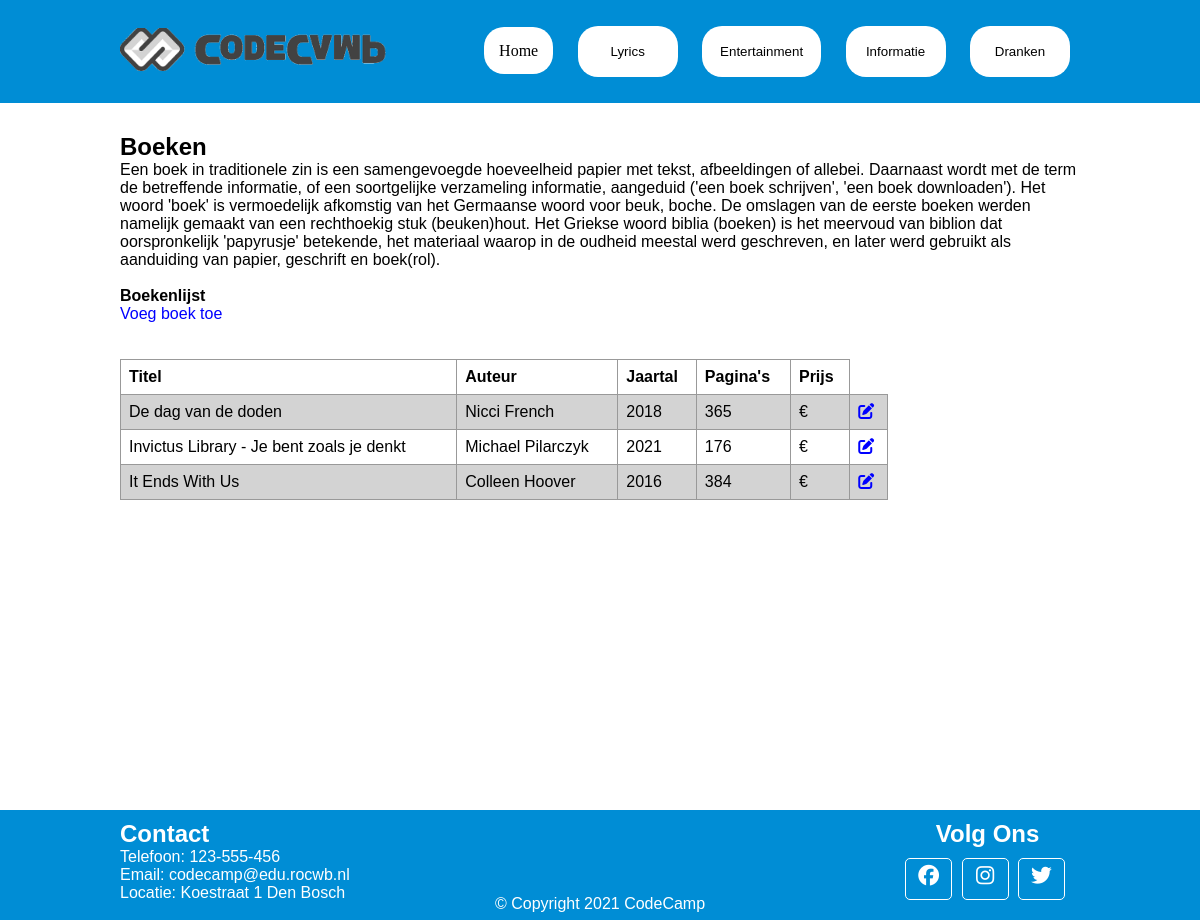
The page /admin/boeken.php on the database as committed earlier.
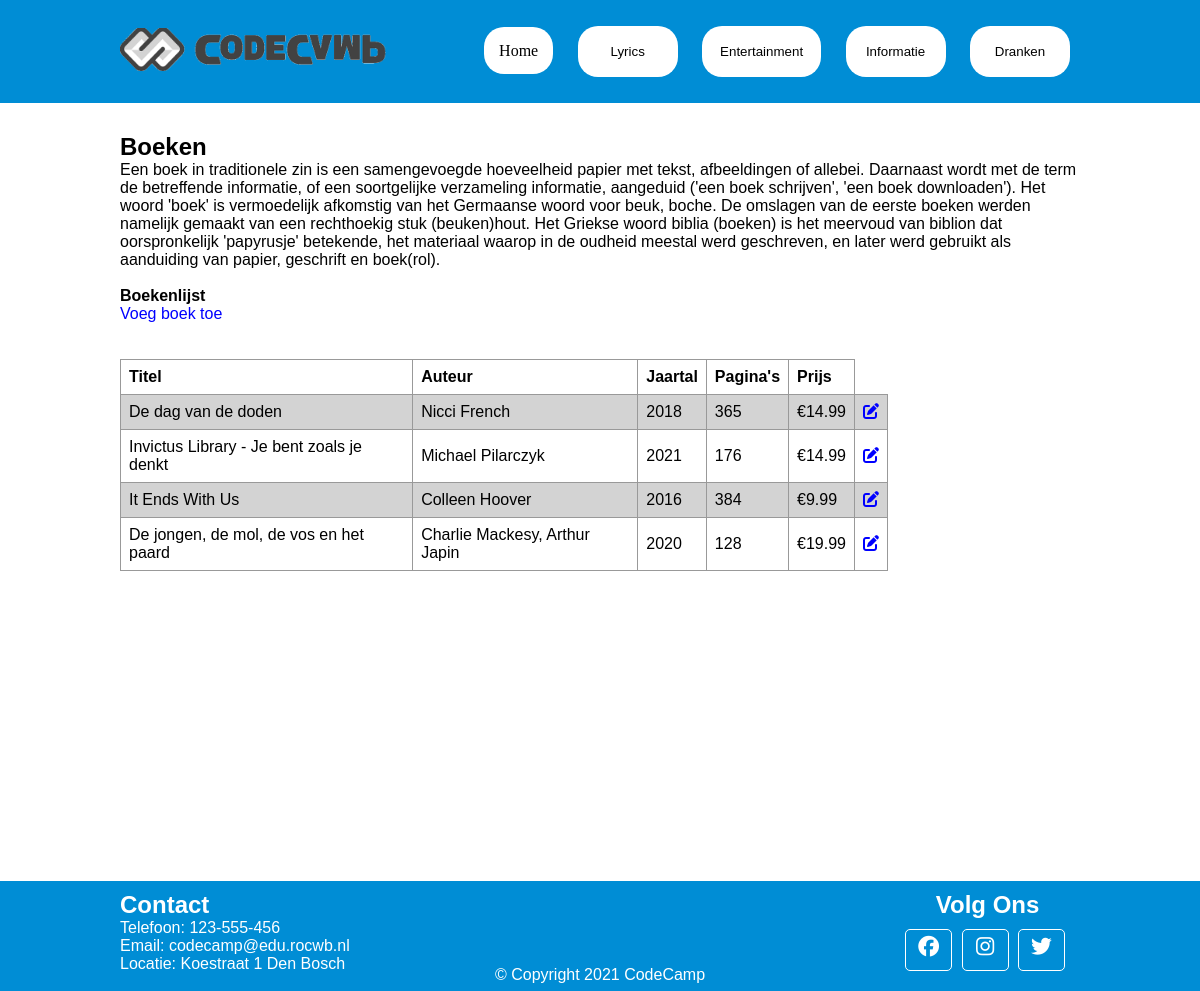
The same page on the database as committed later.
### tables this page shows
CREATE TABLE `boeken` (
  `id` int(11) UNSIGNED NOT NULL,
  `titel` varchar(50) NOT NULL,
  `auteur` varchar(50) NOT NULL,
  `jaartal` int(11) NOT NULL DEFAULT '0',
  `pagina` int(11) NOT NULL DEFAULT '0',
  `prijs` decimal(8,2) NOT NULL
);

### admin/boeken.php (the view, shortened to what this page needs)
<!DOCTYPE html>
<html lang="en">
    <head>
        <link rel="stylesheet" href="../../css/main.css">
    </head>
    <body>
        <?php include "../header.php" ?>
        <div class="content padding">
            <div class="container">
                <h2>Boeken</h2>
                <p>
                    Een boek in traditionele zin is een samengevoegde hoeveelheid papier met tekst, afbeeldingen of
                    allebei. Daarnaast wordt met de term de betreffende informatie, of een soortgelijke verzameling
                    informatie, aangeduid ('een boek schrijven', 'een boek downloaden').
                    Het woord 'boek' is vermoedelijk afkomstig van het Germaanse woord voor beuk, boche. De omslagen van
                    de eerste boeken werden namelijk gemaakt van een rechthoekig stuk (beuken)hout. Het Griekse woord
                    biblia (boeken) is het meervoud van biblion dat oorspronkelijk 'papyrusje' betekende, het materiaal
                    waarop in de oudheid meestal werd geschreven, en later werd gebruikt als aanduiding van papier,
                    geschrift en boek(rol).
                </p>
                <p><br></p>
                <h4>Boekenlijst</h4>
                <div class="bookStart">
                    <a href="<?php echo $base_url ?>/tasks/create.php">Voeg boek toe</a>
                </div>
                <p><br></p>
                <?php
                    require_once '../backend/conn.php';
                    $query = "SELECT * FROM boeken";
                    $statement = $conn->prepare($query);
                    $statement->execute();
                    $boeken = $statement->fetchAll(PDO::FETCH_ASSOC);
                ?>
                <p><br></p>
                <table>
                    <tr>
                        <th>Titel</th>
                        <th>Auteur</th>
                        <th>Jaartal</th>
                        <th>Pagina's</th>
                        <th>Prijs</th>
                    </tr>
                    <?php foreach($boeken as $boek): ?>
                        <tr>
                            <td><?php echo $boek['titel']; ?></td>
                            <td><?php echo $boek['auteur']; ?></td>
                            <td><?php echo $boek['jaartal']; ?></td>
                            <td><?php echo $boek['pagina']; ?></td>
                            <td>€<?php echo $boek['prijs']; ?></td>
                            <td><a href="<?php echo $base_url ?>/tasks/edit.php?id=<?php echo $boek['id']; ?>"><i class="fas fa-edit"></i></i></a></td>
                        </tr>
                    <?php endforeach; ?>
                </table>
            </div>
        </div>
        <?php include "../footer.php" ?>
    </body>
</html>

### header.php (shortened to what this page needs)
<header>
    <div class="container">
        <div class="menu">
            <a href="<?php echo $base_url; ?>/index.php"><img src="<?php echo $base_url; ?>/img/logo2.png" alt="CodeCamp logo"></a>
            <div class="splitPicture">
                <div class="dropdown">
                    <a id="HeaderHome" href="<?php echo $base_url; ?>">Home</a>
                </div>
                <div class="dropdown">
                    <div class="breedteHeader">
                        <button class="dropbtn">Lyrics</button>
                    </div>
                </div>
                <div class="dropdown">
                    <div class="breedteHeader">
                        <button class="dropbtn">Entertainment</button>
                    </div>
                </div>
                <div class="dropdown">
                    <div class="breedteHeader">
                        <button class="dropbtn">Informatie</button>
                    </div>
                </div>
                <div class="dropdown">
                    <div class="breedteHeader">
                        <button class="dropbtn">Dranken</button>
                    </div>
                </div>
            </div>
        </div>
    </div>
</header>

### footer.php
<footer>
    <div class="container flex">
        <div class="left">
            <h2>Contact</h2>
            <ul>
                <p>Telefoon: 123-555-456</p>
                <p>Email: codecamp@edu.rocwb.nl</p>
                <p>Locatie: Koestraat 1 Den Bosch</p>
            </ul>
        </div>
        <div class="right">
            <h2>Volg Ons</h2>
            <div class="links">
                <a href="#"><i class="fab fa-facebook"></i></a>
                <a href="#"><i class="fab fa-instagram"></i></a>
                <a href="#"><i class="fab fa-twitter"></i></a>
            </div>
        </div>
    </div>
    <div class="midden-copyright">
        <p>&copy Copyright 2021 CodeCamp</p>
    </div>
</footer>

### css/main.css (style rules this page uses)
:root { --red: #cc0000; --green: #9cd9a8; --blue: #4682b4; --brown: #b97d4b; --headFoot: #008dd5; --hoverColor: lightgray; --yellow: yellow; --purple: purple; --lightgray: #e4e4e4; --white: white; --black: black; }
* { font-family: verdana, Arial, Helvetica, sans-serif; text-decoration: none; margin: 0; padding: 0; }
.container, .contBody { margin: 0 auto; width: 960px; }
.container a { text-decoration: none; color: blue; }
.content { padding-top: 30px; }
.padding { padding-bottom: 400px; }
.flex { display: flex; justify-content: space-between; }
table { width: 80%; border-collapse: collapse; border-radius: 5px; }
tr:nth-child(even) { background-color: lightgray; }
.padding { padding-bottom: 35%; }
td, th { border: 1px solid #999; padding: 0.5rem; text-align: left; }
header { margin: 0; padding: 20px 0; background-color: var(--headFoot); }
header img { max-width: 270px; }
.menu { display: flex; justify-content: space-between; align-items: center; padding-top: 6px; padding-bottom: 6px; }
.splitPicture a { color: black; font-family: verdana; margin: 0px 10px; }
.breedteHeader { display: flex; justify-content: center; }
.dropbtn { color: black; margin: 0px 10px; padding: 18px 18px; border-radius: 20px; background-color: white; border: none; min-width: 100px; }
#HeaderHome { color: black; margin: 0px 10px; padding: 15px 15px; border-radius: 20px; background-color: white; border: none; min-width: 100px; }
.dropdown { position: relative; display: inline-block; }
footer { position: fixed; bottom: 0; width: 100%; background-color: var(--headFoot); padding-top: 10px; padding-bottom: 10px; }
footer .container p, footer .container h2 { margin: 0; color: white; }
.right h2 { text-align: center; }
.links { padding: 10px; }
.links a { border: 1px solid white; width: 45px; height: 35px; padding-top: 5px; margin-right: 5px; text-align: center; display: inline-block; font-size: 1.3em; border-radius: 5px; transition: all .3s; color: white; }
.midden-copyright { height: 25px; text-align: center; position: absolute; width: 100%; bottom: 0; left: 0; padding-top: 20px; color: white; }

Rows that differ between the two databases and show on the page:
changed boeken "De dag van de doden": prijs (not shown) → "14.99"
changed boeken "Invictus Library - Je bent zoals je denkt": prijs (not shown) → "14.99"
changed boeken "It Ends With Us": prijs (not shown) → "9.99"
added boeken: titel "De jongen, de mol, de vos en het paard", auteur "Charlie Mackesy, Arthur Japin", jaartal "2020", pagina "128", prijs "19.99"
